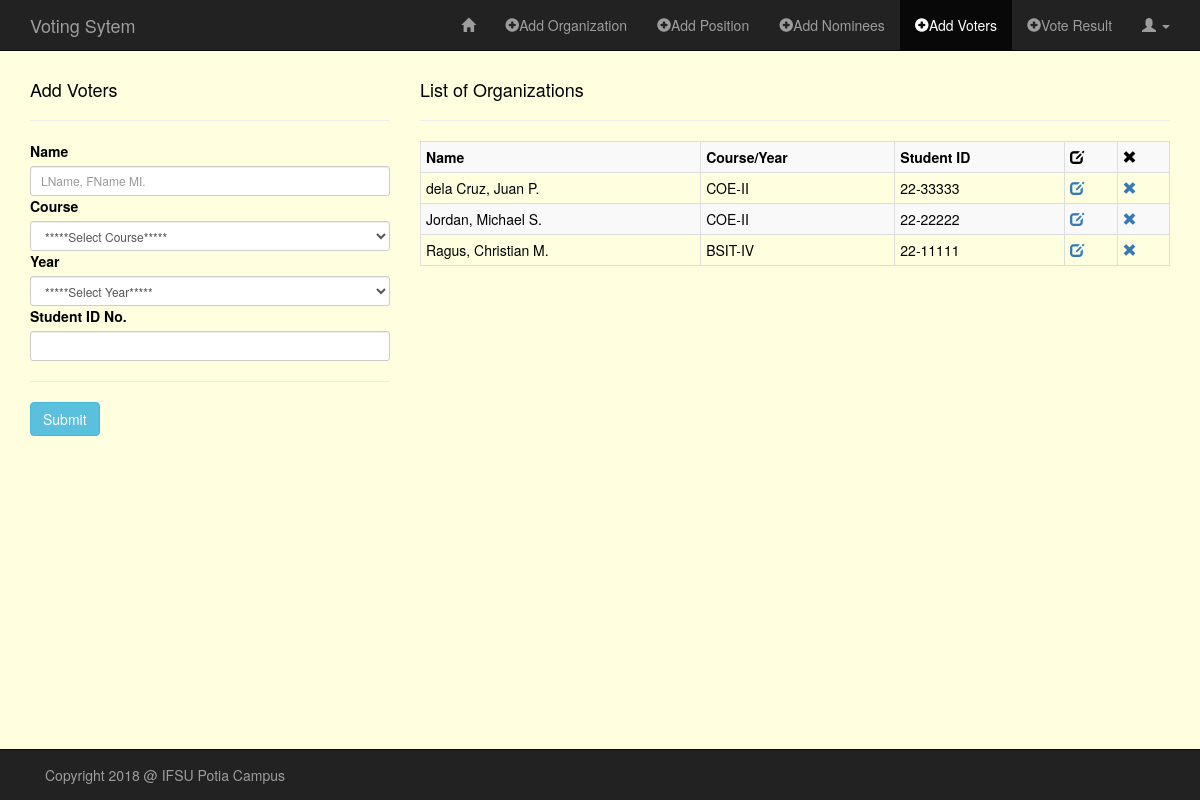
The app's page /sandbox/add_voters.php (signed in) with its own data.
### tables this page shows
CREATE TABLE IF NOT EXISTS `voters` (
  `id` int(11) NOT NULL AUTO_INCREMENT,
  `name` varchar(60) NOT NULL,
  `course` varchar(60) NOT NULL,
  `year` varchar(2) NOT NULL,
  `stud_id` varchar(30) NOT NULL,
  PRIMARY KEY (`id`)
);

### sandbox/classes/Voters.php (called while the page is built, shortened)
<?php
class Voters
{
    public function READ_VOTERS() {
        global $db;
        $sql = "SELECT *
                FROM voters
                ORDER BY name ASC";
        if(!$stmt = $db->prepare($sql)) {
            echo $stmt->error;
        } else {
            $stmt->execute();
            $result = $stmt->get_result();
        }
        return $result;
    }
}

### sandbox/add_voters.php (the view, shortened to what this page needs)
<?php
require("../config/db.php");
require("classes/Voters.php");
?>
<!DOCTYPE HTML>
<html lang="en-US">
<head>
    <link rel="stylesheet" href="../assets/css/bootstrap.min.css">
    <link rel="stylesheet" href="../assets/css/style_admin.css">
</head>
<body>
<nav class="navbar navbar-inverse navbar-fixed-top" role="navigation">
    <div class="container">
        <div class="navbar-header">
            <a class="navbar-brand" href="index.php">Voting Sytem</a>
        </div>
        <div class="collapse navbar-collapse" id="bs-example-navbar-collapse-1">
            <ul class="nav navbar-nav navbar-right">
                <li><a href="admin_page.php"><span class="glyphicon glyphicon-home"></span></a></li>
                <li><a href="add_org.php"><span class="glyphicon glyphicon-plus-sign"></span>Add Organization</a></li>
                <li><a href="add_pos.php"><span class="glyphicon glyphicon-plus-sign"></span>Add Position</a></li>
                <li><a href="add_nominees.php"><span class="glyphicon glyphicon-plus-sign"></span>Add Nominees</a></li>
                <li class="active"><a href="add_voters.php"><span class="glyphicon glyphicon-plus-sign"></span>Add Voters</a></li>
                <li><a href="vote_result.php"><span class="glyphicon glyphicon-plus-sign"></span>Vote Result</a></li>
                <li class="dropdown">
                    <a href="#" class="dropdown-toggle" data-toggle="dropdown" role="button" aria-haspopup="true" aria-expanded="false"><span class="glyphicon glyphicon-user"></span> <span class="caret"></span></a>
                </li>
            </ul>
        </div>
    </div>
</nav>
<div class="container">
    <div class="row">
        <div class="col-md-4">
            <h4>Add Voters</h4><hr>
            <form method="POST" action="<?php $_SERVER['PHP_SELF']; ?>" role="form">
                <div class="form-group-sm">
                    <label for="name">Name</label>
                    <input required type="text" name="name" class="form-control" placeholder="LName, FName MI.">
                </div>
                <div class="form-group-sm">
                    <label for="course">Course</label>
                    <select required name="course" class="form-control">
                        <option value="">*****Select Course*****</option>
                    </select>
                </div>
                <div class="form-group-sm">
                    <label for="year">Year</label>
                    <select required name="year" class="form-control">
                        <option value="">*****Select Year*****</option>
                    </select>
                </div>
                <div class="form-group-sm">
                    <label for="stud_id">Student ID No.</label>
                    <input required type="text" name="stud_id" class="form-control">
                </div><hr>
                <div class="form-group-sm">
                    <input type="submit" name="submit" value="Submit" class="btn btn-info">
                </div>
            </form>
        </div>
        <?php
        $readVoters = new Voters();
        $rtnReadVoters = $readVoters->READ_VOTERS();
        ?>
        <div class="col-md-8">
            <h4>List of Organizations</h4><hr>
            <div class="table-responsive">
                <?php if($rtnReadVoters) { ?>
                <table class="table table-bordered table-condensed table-striped">
                    <tr>
                        <th>Name</th>
                        <th>Course/Year</th>
                        <th>Student ID</th>
                        <th><span class="glyphicon glyphicon-edit"></span></th>
                        <th><span class="glyphicon glyphicon-remove"></span></th>
                    </tr>
                    <?php while($rowVoter = $rtnReadVoters->fetch_assoc()) { ?>
                    <tr>
                        <td><?php echo $rowVoter['name']; ?></td>
                        <td><?php echo $rowVoter['course'] . "-" . $rowVoter['year']; ?></td>
                        <td><?php echo $rowVoter['stud_id']; ?></td>
                        <td><a href="http://localhost/voting_system/sandbox/edit_voter.php?id=<?php echo $rowVoter['id']; ?>"><span class="glyphicon glyphicon-edit"></span></a></td>
                        <td><a href="http://localhost/voting_system/sandbox/delete_voter.php?id=<?php echo $rowVoter['id']; ?>"><span class="glyphicon glyphicon-remove"></span></a></td>
                    </tr>
                    <?php }  ?>
                </table>
                <?php }  ?>
            </div>
        </div>
    </div>
</div>
<nav class="navbar navbar-inverse navbar-fixed-bottom" role="navigation">
    <div class="container">
        <div class="navbar-text pull-left">
            Copyright 2018 @ IFSU Potia Campus
        </div>
    </div>
</nav>
</body>
</html>

### assets/css/style_admin.css (style rules this page uses)
body { color: black; margin-top: 70px; margin-bottom: 70px; background-color: lightyellow; }

### records on screen
voters: name "dela Cruz, Juan P.", course "COE", year "II", stud "22-33333"
voters: name "Jordan, Michael S.", course "COE", year "II", stud "22-22222"
voters: name "Ragus, Christian M.", course "BSIT", year "IV", stud "22-11111"
